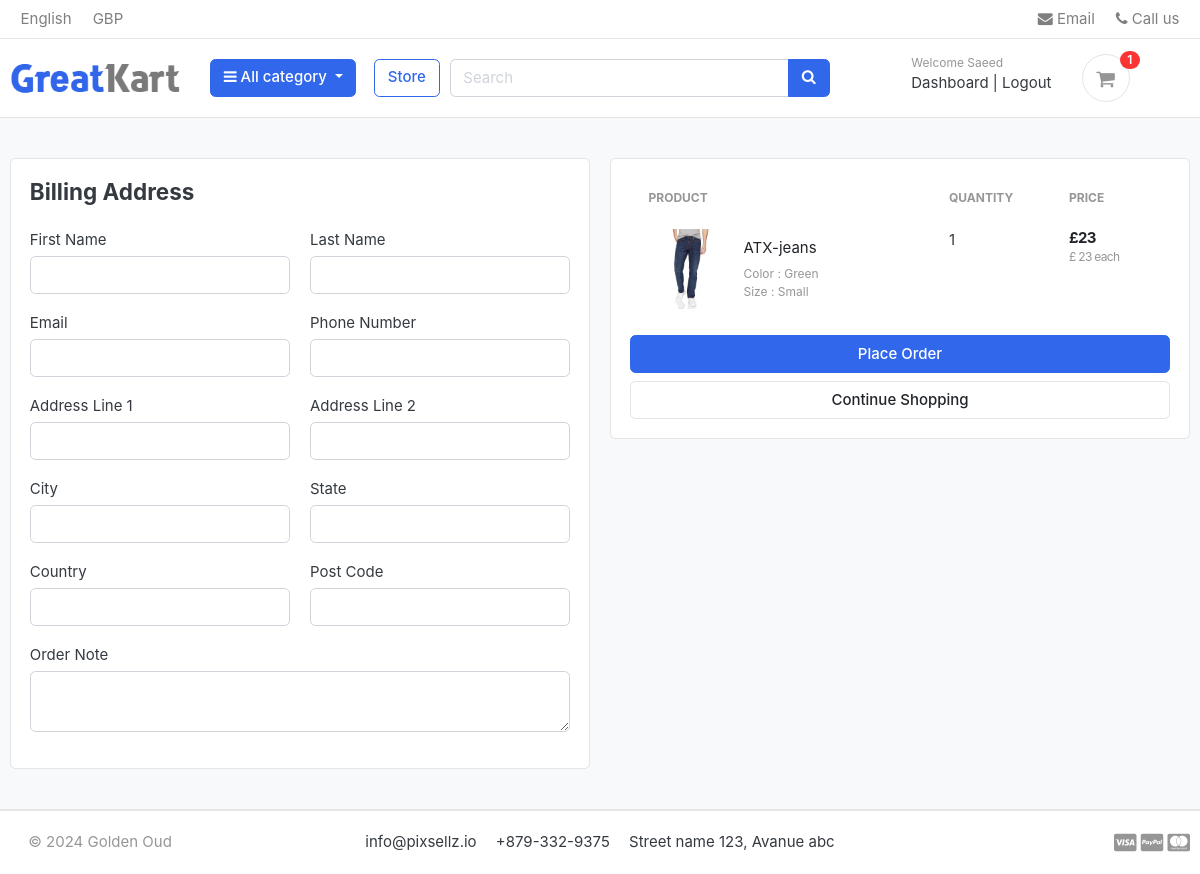
Page /cart/checkout/ (signed in) on the earlier database version.
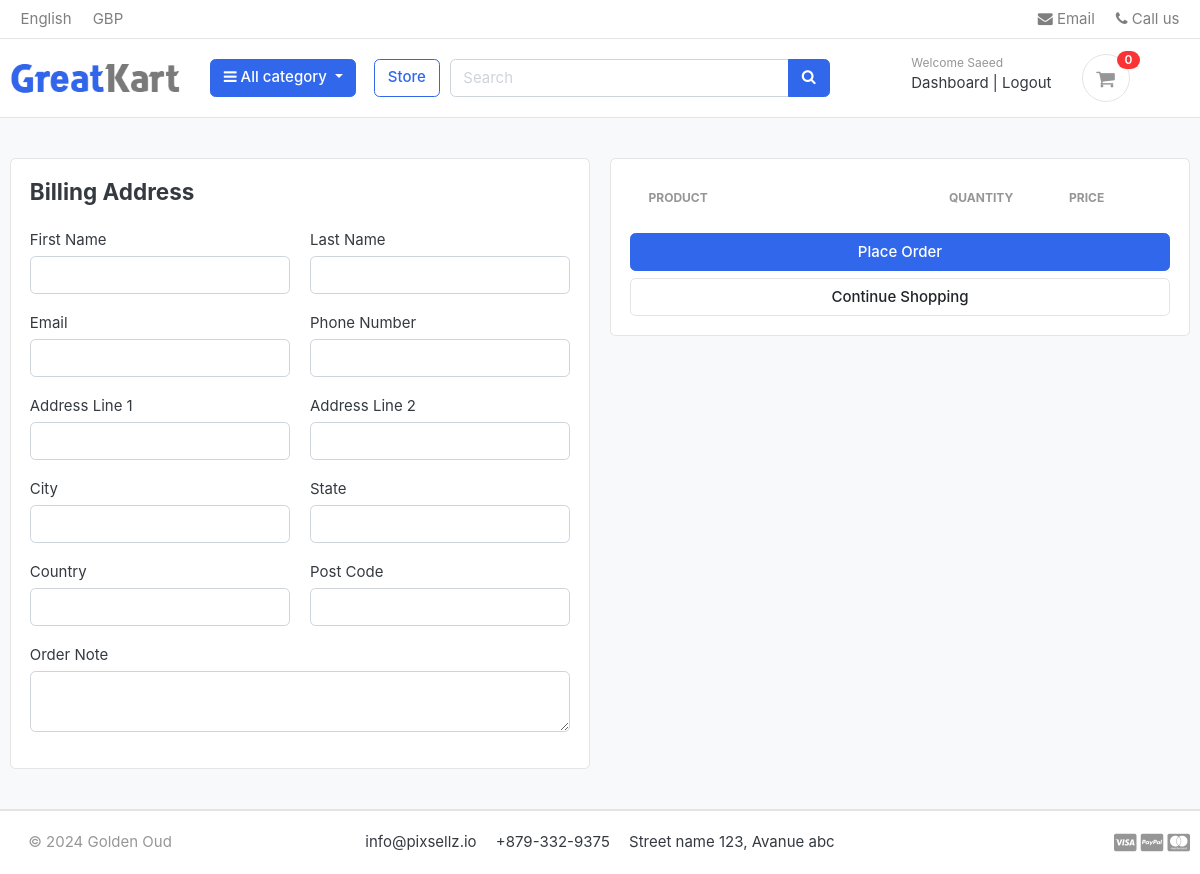
Same page on the later database version.
### carts/models.py (models this page shows, shortened)
class CartItem(models.Model):
    user = models.ForeignKey(Account, on_delete=models.CASCADE, null=True)
    product = models.ForeignKey(Product, on_delete=models.CASCADE)
    variations = models.ManyToManyField(Variation, blank=True)
    cart = models.ForeignKey(Cart, on_delete=models.CASCADE, null=True)
    quantity = models.IntegerField()
    is_active = models.BooleanField(default=True)
    def sub_total(self):
        return self.product.price * self.quantity

### store/models.py (models this page shows, shortened)
class Product(models.Model):
    product_name = models.CharField(max_length=200, unique=True)
    slug = models.SlugField(max_length=200, unique=True)
    decription = models.TextField(max_length=500, blank=True)
    price = models.IntegerField()
    image = models.ImageField(upload_to='photos/products')
    stock = models.IntegerField()
    is_available = models.BooleanField(default=True)
    category = models.ForeignKey(Category, on_delete=models.CASCADE)
    created_date = models.DateTimeField(auto_now_add=True)
    modified_date = models.DateTimeField(auto_now=True)
    def get_url(self):
        return reverse('product_detail', args=[self.category.slug, self.slug])

class Variation(models.Model):
    product = models.ForeignKey(Product, on_delete=models.CASCADE)
    variation_category = models.CharField(
        max_length=100, choices=variation_category_choice)
    variation_value = models.CharField(max_length=100)
    is_active = models.BooleanField(default=True)
    created_date = models.DateTimeField(auto_now=True)
    objects = VariationManager()

### carts/views.py (the view)
# urls.py: path('checkout/', views.checkout, name='checkout'),
@ login_required(login_url='login')
def checkout(request, total=0, quantity=0, cart_items=None):
    try:
        tax = 0
        grand_total = 0
        if request.user.is_authenticated:
            cart_items = CartItem.objects.filter(
                user=request.user, is_active=True)
        else:
            cart = Cart.objects.get(cart_id=_cart_id(request))
            cart_items = CartItem.objects.filter(cart=cart, is_active=True)
        for cart_item in cart_items:
            total += (cart_item.product.price * cart_item.quantity)
            quantity += cart_item.quantity
        tax = (2 * total)/100
        grand_total = total + tax
    except ObjectDoesNotExist:
        pass
    context = {
        'total': total,
        'quantity': quantity,
        'cart_items': cart_items,
        'tax': tax,
        'grand_total': grand_total
    }
    return render(request, 'store/checkout.html', context)

### carts/context_processors.py (called while the page is built)
def counter(request):
    cart_count = 0
    if 'admin' in request.path:
        return {}
    else:
        try:
            cart = Cart.objects.filter(cart_id=_cart_id(request))
            if request.user.is_authenticated:
                cart_items = CartItem.objects.all().filter(user=request.user)
            else:
                cart_items = CartItem.objects.all().filter(cart=cart[:1])
            for cart_item in cart_items:
                cart_count += cart_item.quantity
        except Cart.DoesNotExist:
            cart_count = 0
        return dict(cart_count=cart_count)

### carts/views.py (called while the page is built)
def _cart_id(request):
    cart = request.session.session_key
    if not cart:
        cart = request.session.create()
    return cart

### category/context_processors.py (called while the page is built)
def menu_links(request):
    links = Category.objects.all()
    return dict(links=links)

### category/models.py (called while the page is built)
    def get_url(self):
        return reverse('products_by_category', args=[self.slug])

### templates/store/checkout.html (shortened to what the changed rows need)
{% extends 'base.html' %}
{% load static %}
{% block content %}
<section class="section-content padding-y bg">
<div class="container">
<div class="row">
	<aside class="col-lg-6">
		<div class="card">
		<div class="card-body">
            <table class="table table-borderless table-shopping-cart">
                <thead class="text-muted">
                <tr class="small text-uppercase">
                  <th scope="col">Product</th>
                  <th scope="col" width="120">Quantity</th>
                  <th scope="col" width="120">Price</th>
                </tr>
                </thead>
                <tbody>
                {% for cart_item in cart_items %}
                <tr>
                    <td>
                        <figure class="itemside align-items-center">
                            <div class="aside"><img src="{{ cart_item.product.image.url }}" class="img-sm"></div>
                            <figcaption class="info">
                                <a href="{{ cart_item.product.get_url }}" class="title text-dark">{{ cart_item.product.product_name }}</a>
                                <p class="text-muted small">
                                    {% if cart_item.variations.all %}
                                        {% for item in cart_item.variations.all %}
                                            {{ item.variation_category | capfirst }} : {{ item.variation_value  | capfirst}} <br>
                                        {% endfor %}
                                    {% endif %}
                                </p>
                            </figcaption>
                        </figure>
                    </td>
                    <td>
                    <lable for="">{{ cart_item.quantity }}</lable>
                    </td>
                    <td>
                        <div class="price-wrap">
                            <var class="price">£{{ cart_item.sub_total }}</var>
                            <small class="text-muted"> £ {{ cart_item.product.price }} each </small>
                        </div>
                    </td>
                </tr>
                {% endfor %}
                </tbody>
                </table>
		</div>
		</div>
</aside>
</div>
</div>
</section>
{% endblock %}

### templates/includes/navbar.html (shortened to what this page needs)
{% load static %}
<header class="section-header">
    <nav class="navbar p-md-0 navbar-expand-sm navbar-light border-bottom">
    <div class="container">
      <div class="collapse navbar-collapse" id="navbarTop4">
        <ul class="navbar-nav mr-auto">
            <li class="nav-item dropdown">
                 <a href="#" class="nav-link">   English </a>
            </li>
            <li class="nav-item dropdown">
                <a href="#" class="nav-link"> GBP </a>
            </li>
        </ul>
        <ul class="navbar-nav">
            <li><a href="#" class="nav-link"> <i class="fa fa-envelope"></i> Email </a></li>
            <li><a href="#" class="nav-link"> <i class="fa fa-phone"></i> Call us </a></li>
        </ul>
      </div>
    </div>
    </nav>
    <section class="header-main border-bottom">
        <div class="container">
    <div class="row align-items-center">
        <div class="col-lg-2 col-md-3 col-6">
            <a href="{% url 'home' %}" class="brand-wrap">
                <img class="logo" src="{% static './images/logo.png' %}">
            </a>
        </div>
        <div class="col-lg col-sm col-md col-6 flex-grow-0">
            <div class="category-wrap dropdown d-inline-block float-right">
                <button type="button" class="btn btn-primary dropdown-toggle" data-toggle="dropdown">
                    <i class="fa fa-bars"></i> All category
                </button>
            </div>
        </div>
        <div class="sm-col-2 ml-2 mb-3 mb-lg-0 mb-md-0">
            <a href="{% url 'store' %}" class="btn btn-outline-primary">Store</a>
        </div>
        <div class="col-lg-4 col-md-6 col-9 ml-3 ml-md-0 ml-lg-0">
            <form action="{% url 'search' %}" class="search" method="GET">
                <div class="input-group w-100">
                    <input type="text" class="form-control" style="width:60%;" placeholder="Search" name="keyword">
                    <div class="input-group-append">
                      <button class="btn btn-primary" type="submit">
                        <i class="fa fa-search"></i>
                      </button>
                    </div>
                </div>
            </form>
        </div>
        <div class="col-lg-3 col-md-6 col-12 order-2 order-lg-3 ">
            {% if user.id is None %}
                    <div class="d-flex justify-content-end mb-3 mb-lg-0">
                        <div class="widget-header">
                            <small class="title text-muted">Welcome guest!</small>
                            <div>
                                <a href="{% url 'login' %}">Sign in</a> <span class="dark-transp"> | </span>
                                <a href="{% url 'register' %}"> Register</a>
                            </div>
                        </div>
            {% else %}
            <div class="d-flex justify-content-end mb-3 mb-lg-0">
                <div class="widget-header">
                    <small class="title text-muted">Welcome {{user.first_name}}</small>
                    <div>
                        <a href="{% url 'dashboard' %}">Dashboard</a> <span class="dark-transp"> | </span>
                        <a href="{% url 'logout' %}"> Logout </a>
                    </div>
                </div>
            {% endif %}
                        <a href="{% url 'cart' %}"  class="widget-header pl-3 ml-3">
                            <div class="icon icon-sm rounded-circle border"><i class="fa fa-shopping-cart"></i></div>
                            <span class="badge badge-pill badge-danger notify">{{cart_count}}</span>
                        </a>
                    </div>
                </div>
    </div>
        </div>
    </section>
    </header>

Differences in the rows shown:
removed CartItem: product.image (picture), product.product_name "ATX-jeans", quantity "1", sub_total "23", product.price "23"
no longer on this page (row unchanged): Variation: variation_category "Color", variation_value "Green"
no longer on this page (row unchanged): Variation: variation_category "Size", variation_value "Small"
Other differences:
{{ cart_count }}: "1" → "0"
